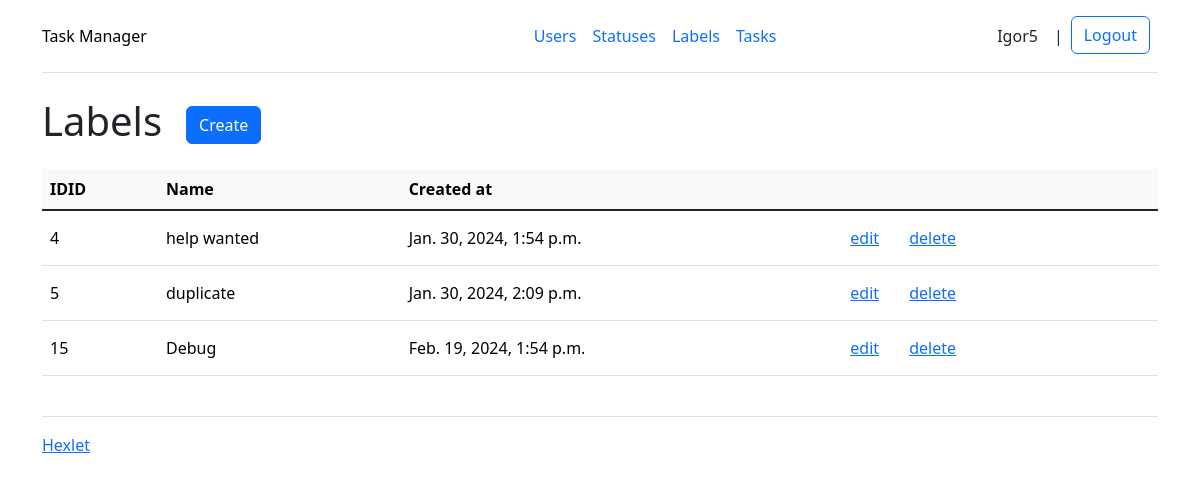
Page /labels/ (signed in) on the committed database.
### task_manager/label/models.py (models this page shows, shortened)
class Label(models.Model):
    name = models.CharField(max_length=100)
    created_at = models.DateTimeField(auto_now_add=True)
    updated_at = models.DateTimeField(auto_now=True)
    objects = models.Manager

### task_manager/label/views.py (the view)
# urls.py: path('', views.LabelIndexView.as_view(), name='labels_index'),
class LabelIndexView(LoginRequiredMixinWithMessage, ListView):
    model = Label
    template_name = 'label/index.html'
    context_object_name = 'labels'
    def get_context_data(self, **kwargs):
        context = super().get_context_data(**kwargs)
        context['title'] = _('Task Manager – list of labels')
        return context

### task_manager/permissions.py (called while the page is built)
    def dispatch(self, request, *args, **kwargs):
        if not request.user.is_authenticated:
            messages.add_message(request, messages.ERROR, self.login_required_message)
            return self.handle_no_permission()
        return super(LoginRequiredMixinWithMessage, self).dispatch(request, *args, **kwargs)

### task_manager/templates/label/index.html (shortened to what this page needs)
{% extends "base.html" %}
{% load i18n %}
{% block content %}
<h1 class="my-4">{% translate 'Labels' %}<a class="btn btn-primary mx-4" href="{% url 'labels_create' %}">{% translate 'Create' %}</a></h1>
<table class="table">
    <thead class="table-light">
        <tr>
            <th>{% translate 'ID' %}ID</th>
            <th>{% translate 'Name' %}</th>
            <th>{% translate 'Created at' %}</th>
            <th></th>
        </tr>
    </thead>
    <tbody class="table-group-divider">
        {% for label in labels %}
        <tr class="align-middle">
            <td>{{ label.id }}</td>
            <td>{{ label.name }}</td>
            <td>{{ label.created_at }}</td>
            <td>
                <a class="btn btn-link" href="{% url 'labels_update' label.id %}">{% translate 'edit' %}</a>
                <a class="btn btn-link" href="{% url 'labels_delete' label.id %}">{% translate 'delete' %}</a>
            </td>
        </tr>
        {% endfor %}
    </tbody>
</table>
{% endblock %}

### task_manager/templates/base.html (shortened to what this page needs)
<!DOCTYPE html>
<html lang="en">
{% load django_bootstrap5 %}
{% bootstrap_css %}
{% load i18n %}
    <head>
    </head>
    <body class="d-flex flex-column min-vh-100">
        <div class="container">
            <header class="d-flex flex-wrap align-items-center justify-content-center justify-content-md-between py-3 mb-4 border-bottom">
                <div class="col-md-3 mb-2 mb-md-0">
                    <a href="{% url 'index_view' %}" class="d-inline-flex link-body-emphasis text-decoration-none">{% translate 'Task Manager' %}</a>
                </div>
                <ul class="nav col-12 col-md-auto mb-2 justify-content-center mb-md-0">
                    <li><a href="{% url 'users_index' %}" class="nav-link px-2">{% translate 'Users' %}</a></li>
                    {% if request.user.is_authenticated %}
                    <li><a href="{% url 'statuses_index' %}" class="nav-link px-2">{% translate 'Statuses' %}</a></li>
                    <li><a href="{% url 'labels_index' %}" class="nav-link px-2">{% translate 'Labels' %}</a></li>
                    <li><a href="{% url 'tasks_index' %}" class="nav-link px-2">{% translate 'Tasks' %}</a></li>
                    {% endif %}
                </ul>
                {% if request.user.is_authenticated %}
                <ul class="nav col-12 col-md-auto mb-2 justify-content-center mb-md-0">
                    <li class="nav-link text-center px-2 text-dark"><a>{{ request.user.username }}</a></li>
                    <li class="nav-link px-2 text-dark"> | </li>
                    <li>
                        <form action="{% url 'logout' %}" method="POST">
                            <input class="btn btn-outline-primary me-2" type="submit" value="{% translate 'Logout' %}">
                        </form>
                    </li>
                </ul>
                {% else %}
                <div class="col-md-3 text-end">
                    <a type="button" href="{% url 'login_view' %}" class="btn btn-outline-primary me-2">{% translate 'Login' %}</a>
                    <a type="button" href="{% url 'users_create' %}" class="btn btn-primary">{% translate 'Registration' %}</a>
                </div>
                {% endif %}
            </header>
            {% block content %}
            {% endblock %}
        </div>
        <footer class="container">
            <br>
            <div class="d-flex flex-wrap align-items-center justify-content-center justify-content-md-between py-3 mb-4 border-top">
                <a target="_blank" href="https://ru.hexlet.io">Hexlet</a>
            </div>
        </footer>
    </body>
</html>

### rows in the picture
Label: id "4", name "help wanted", created_at "Jan. 30, 2024, 1:54 p.m."
Label: id "5", name "duplicate", created_at "Jan. 30, 2024, 2:09 p.m."
Label: id "15", name "Debug", created_at "Feb. 19, 2024, 1:54 p.m."

### other values in the picture
{{ request.user.username }} "Igor5"
